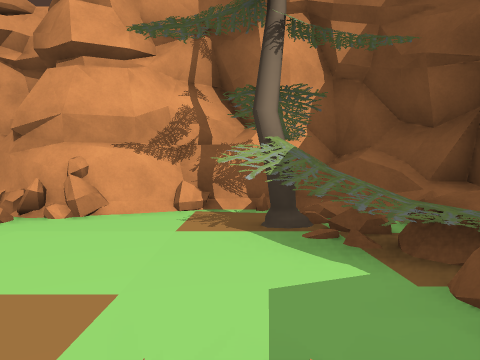
View 1 (above)

24 first-person views from a walk through a 3-D level made in the Unity game engine. The camera is 1.5 m above the floor, tilts 2° down and sees 70° across. The floor is counted in squares, 2 m on a side. Each view is taken from the middle of a square. On the plan, view 1 faces up. The plan holds only what a view shows up to about 11 squares ahead; the rest is blank. The place goes on beyond the plan.

View 2
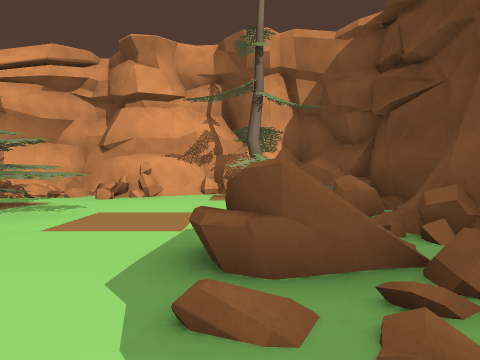

View 3
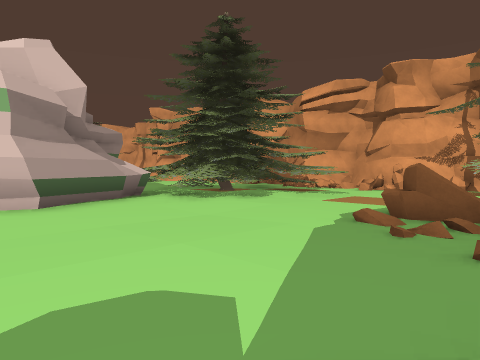

View 4
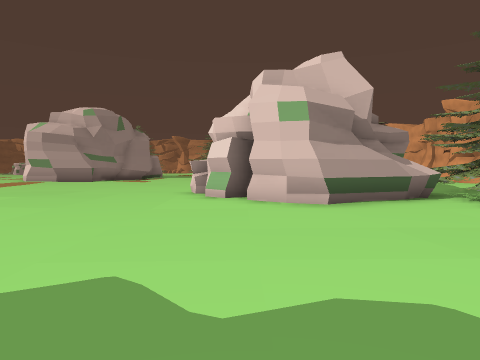

View 5
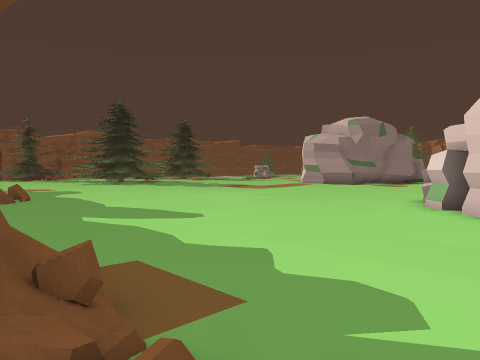

View 6
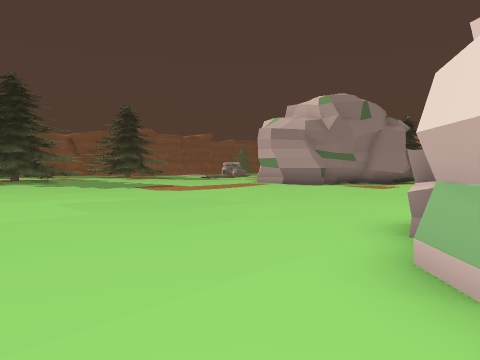

View 7
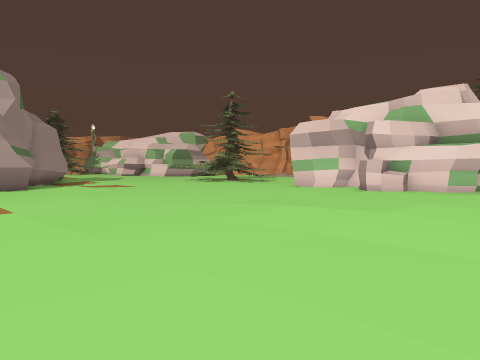

View 8
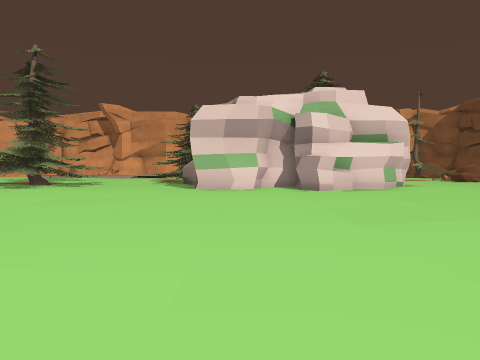

View 9
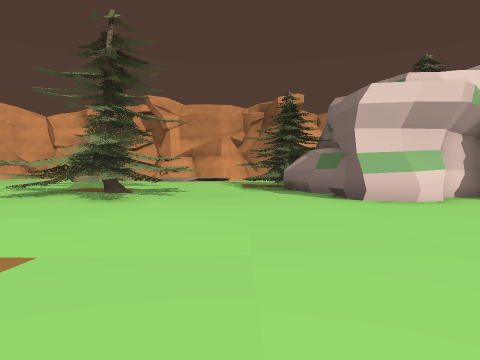

View 10
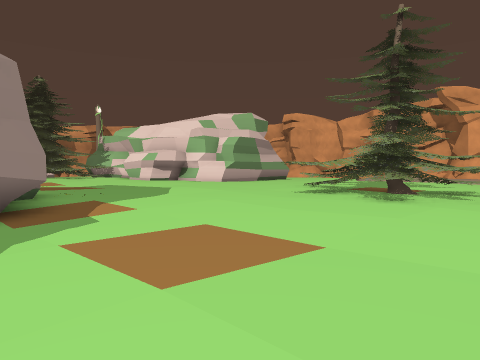

View 11
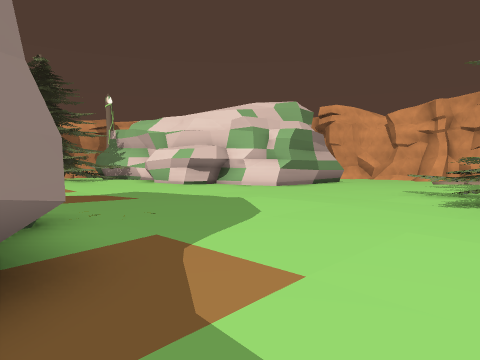

View 12
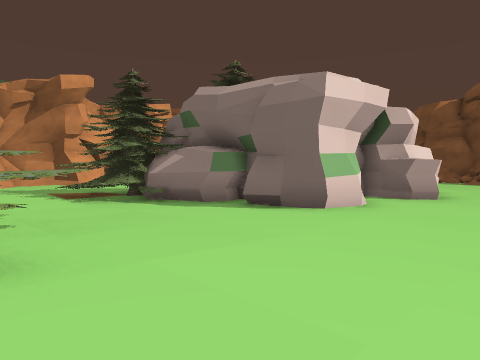

View 13
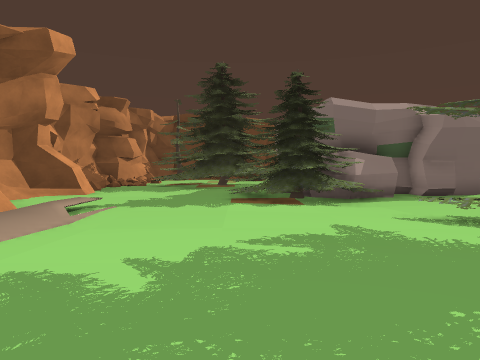

View 14
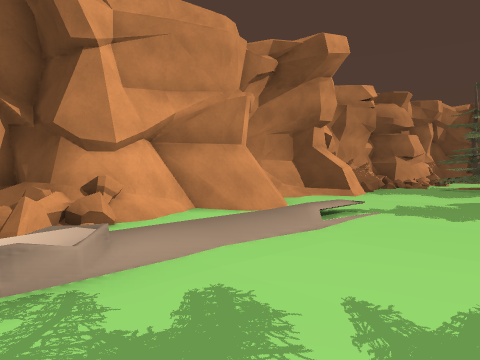

View 15
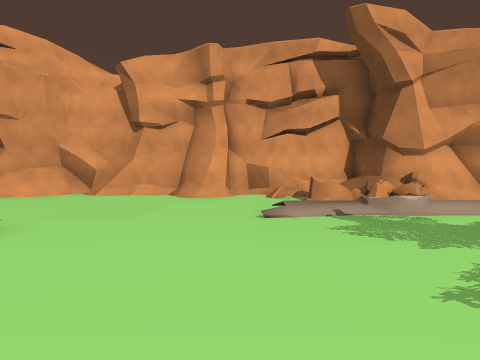

View 16
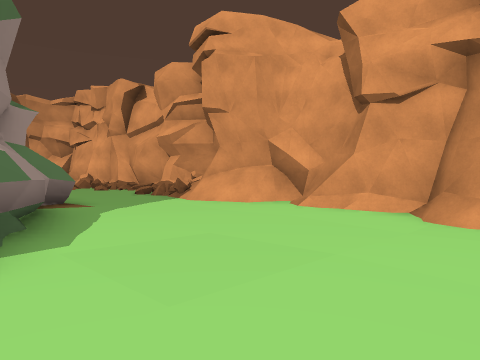

View 17
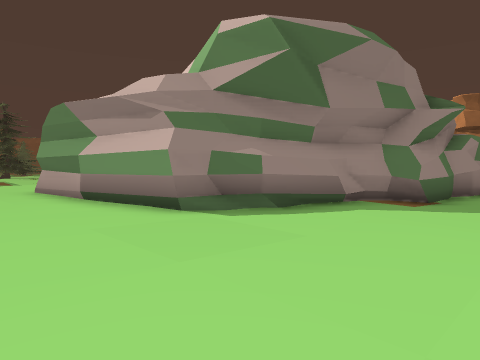

View 18
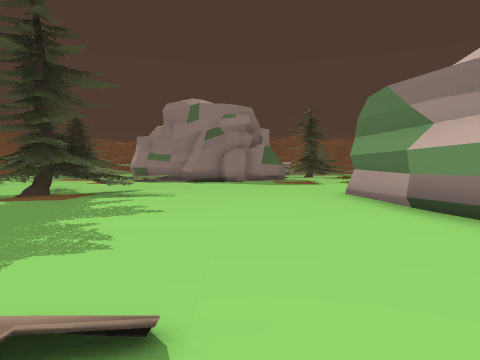

View 19
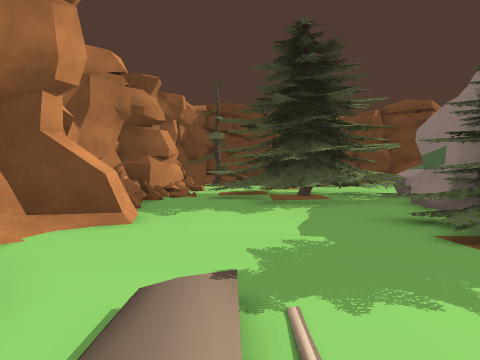

View 20
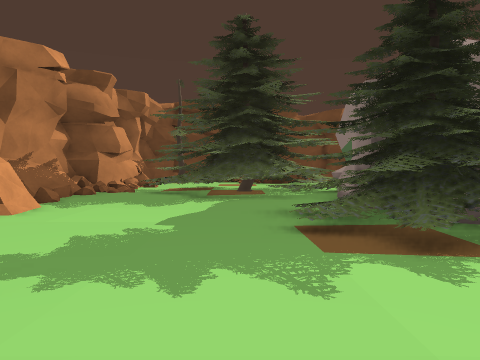

View 21
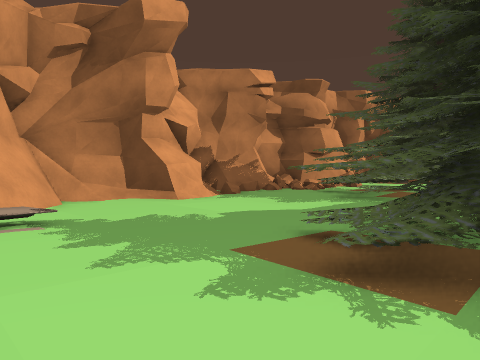

View 22
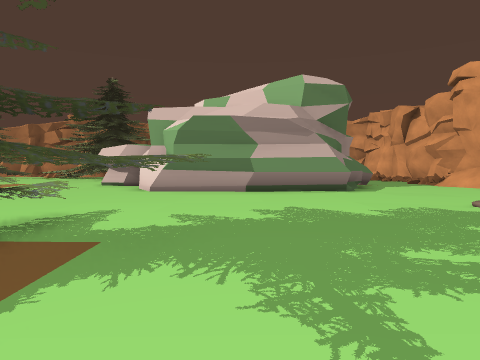

View 23
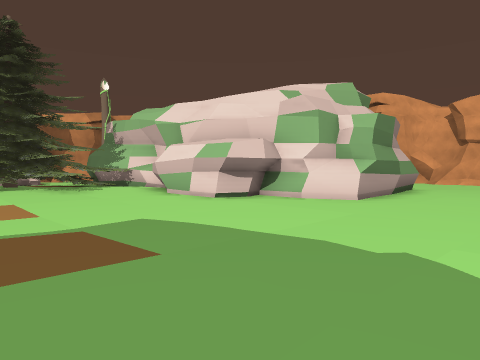

View 24
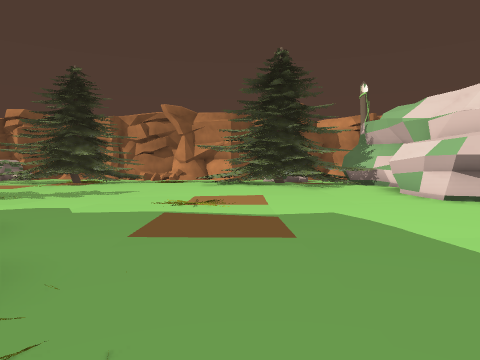

### Floor plan
Key: @ floor where view 1 was taken; # wall or solid block; x gap in a wall; . main floor; : floor 0.25 m higher than the main floor; - floor 0.25 m lower than the main floor; + floor 0.5 m higher than the main floor; * floor 2 m higher than the main floor; / step, stairs or slope; = window, fence, low wall or low ledge; ^ raised ledge; T tree.
Columns run from 34 left of view 1 to 3 right of it. Each row starts with its distance up from view 1.
  8 ###############     #
  7 ===#//##/#.x//#    #### ######   #####
  6 .../.......#^=######//##=====#########
  5 ............==//.##/..##...  ###...T=#
  4 .................//.......   #^...TT##
  3 ###:::.....////////...... ####....//=#
  2   ####::::.::::..:.......### ###.../=#
  1      ###::::::::::......###  ###..//=#
  0        #::::::::::../TT..##  ##...@ ##
 -1        #:::::::::../TTTT.^#   #...==
 -2        #::::::::...TTTT###### ^...##
 -3        #:::::TT.//..T#T    ##......
 -4       ##:::://TT///./##     #......./
 -5      ##:::::T TTTT/...##    ##......./
 -6  #####:::::::/TTT*/...####  ##......=
 -7  ++::::::::::/ TTT/:..##.####......./
 -8  #:::::::::::/ :TT:......###......../
 -9 ##:::::::::::::::::.................
-10  +:::::::::::::::::................./
-11  +::::::::::::::.:..........::.......
-12  ::::::::::::::.............:::......
-13  ::::::::: :...............:::......
-14  ::::::::   ##............:::: .....
-15  :::::::        ............:. .....
-16  :.:::           .............. ....
-17  :.::             .............   .=
-18  .:                   .--......    ^
-19                            ....

Where each view was taken, in squares from view 1:
view 1: 0 up, 0 right, facing up
view 2: 4 down, 0 right, facing up
view 3: 7 down, 2 right, facing up-left
view 4: 7 down, 2 right, facing left
view 5: 5 down, 3 right, facing down-left
view 6: 7 down, 4 left, facing down-left
view 7: 19 down, 4 left, facing up-left
view 8: 18 down, 11 left, facing up
view 9: 15 down, 15 left, facing up
view 10: 15 down, 15 left, facing up-left
view 11: 14 down, 19 left, facing up-left
view 12: 11 down, 18 left, facing up-right
view 13: 0 up, 23 left, facing right
view 14: 0 up, 22 left, facing up-right
view 15: 3 down, 24 left, facing up
view 16: 1 up, 24 left, facing up-left
view 17: 6 up, 24 left, facing down-left
view 18: 4 up, 24 left, facing down
view 19: 3 up, 18 left, facing right
view 20: 1 up, 18 left, facing right
view 21: 2 down, 17 left, facing up-right
view 22: 2 down, 17 left, facing left
view 23: 12 down, 23 left, facing up-left
view 24: 11 down, 22 left, facing left
